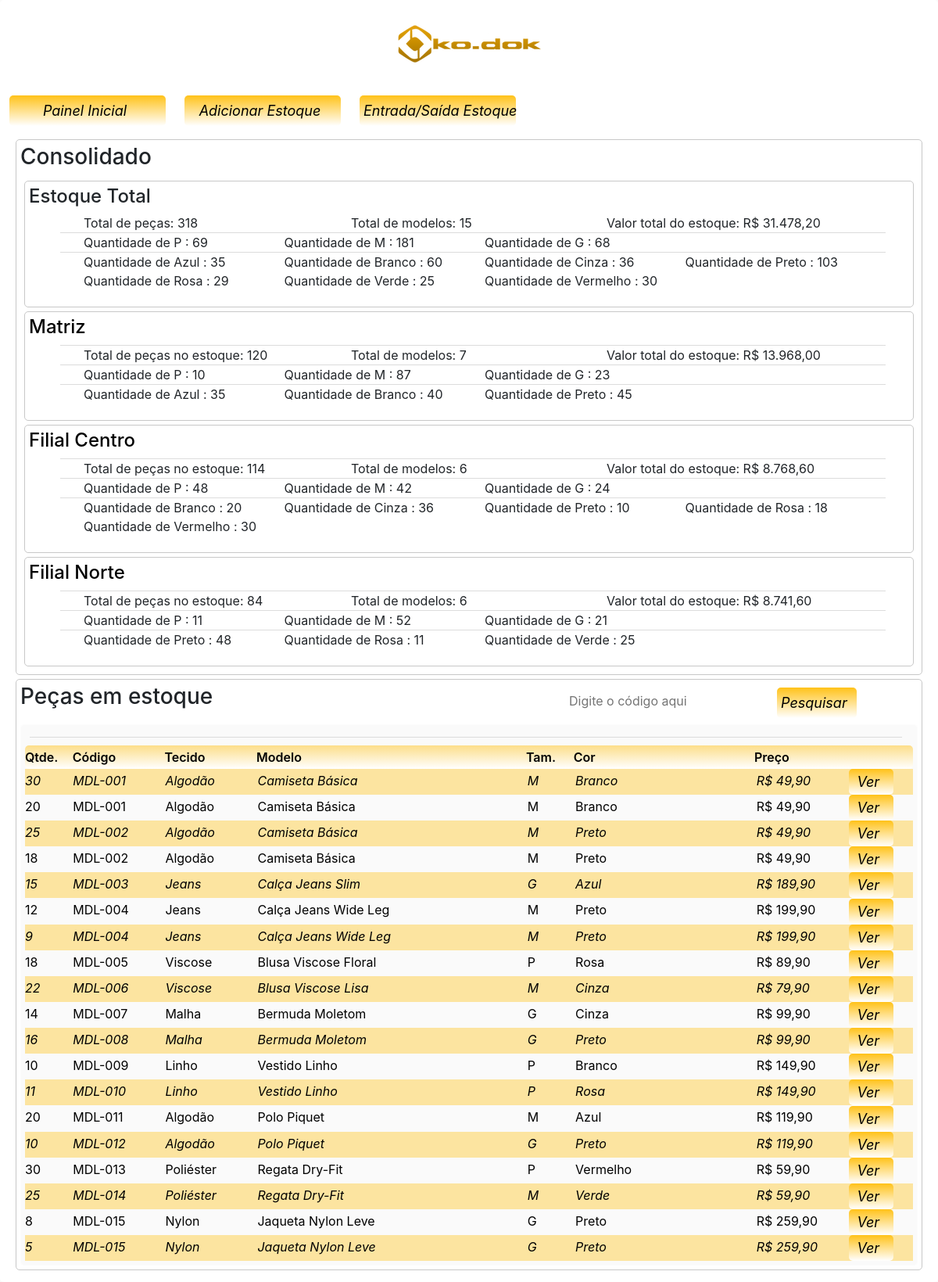
Page /_vw/estoque.php on the committed database.
### tables this page shows
CREATE TABLE IF NOT EXISTS tamanhos (
    tamanho_id INT AUTO_INCREMENT PRIMARY KEY,
    tamanho    VARCHAR(50) NOT NULL
);

CREATE TABLE IF NOT EXISTS cores (
    cor_id INT AUTO_INCREMENT PRIMARY KEY,
    cor    VARCHAR(50) NOT NULL
);

CREATE TABLE IF NOT EXISTS locais (
    local_id    INT AUTO_INCREMENT PRIMARY KEY,
    nome        VARCHAR(100) NOT NULL,
    endereco    VARCHAR(255),
    estado_id   INT,
    numero      VARCHAR(10),
    complemento VARCHAR(255),
    telefone    VARCHAR(20),
    cidade      VARCHAR(100),
    FOREIGN KEY (estado_id) REFERENCES estados(estado_id)
);

CREATE TABLE IF NOT EXISTS estoque (
    estoque_id INT AUTO_INCREMENT PRIMARY KEY,
    codigo     VARCHAR(50)   NOT NULL,
    nome       VARCHAR(100)  NOT NULL,
    quantidade INT           DEFAULT 0,
    preco      DECIMAL(10,2) NOT NULL,
    total      DECIMAL(10,2) DEFAULT 0,
    local_id   INT,
    cor_id     INT,
    tamanho_id INT,
    tecido_id  INT,
    FOREIGN KEY (local_id)   REFERENCES locais(local_id),
    FOREIGN KEY (cor_id)     REFERENCES cores(cor_id),
    FOREIGN KEY (tamanho_id) REFERENCES tamanhos(tamanho_id),
    FOREIGN KEY (tecido_id)  REFERENCES tecidos(tecido_id)
);

CREATE TABLE IF NOT EXISTS tecidos (
    tecido_id INT AUTO_INCREMENT PRIMARY KEY,
    tecido    VARCHAR(100) NOT NULL
);

### _vw/estoque.php (the view, shortened to what the rows shown need)
<?php
    include('../_mdl/access.php');
?>
<!DOCTYPE html>
<html>
    <head>
        <link rel="stylesheet" href="https://stackpath.bootstrapcdn.com/bootstrap/4.1.3/css/bootstrap.min.css">
        <link href="../_css/estilo.css" rel="stylesheet">
    </head>
    <body>
        <div class="container-fluid">
            <div class="box">
                <div class="row box">
                    <div class="col-12">
                        <ul>
                            <div class="row col-12">
                                <?php
                                    $buscar_estoque_tamanho = "SELECT * ";
                                    $buscar_estoque_tamanho .= "FROM tamanhos ";
                                    $buscar_estoque_tamanho .= "ORDER BY tamanho_id ASC ";
                                    $buscando_estoque_tamanho = mysqli_query($conecta,$buscar_estoque_tamanho);
                                    while($resultado_tamanho = mysqli_fetch_assoc($buscando_estoque_tamanho)){
                                        $soma_quantidade = "SELECT sum(quantidade) ";
                                        $soma_quantidade .= "FROM estoque ";
                                        $soma_quantidade .= "WHERE tamanho_id = {$resultado_tamanho['tamanho_id']} ";
                                        $somando_quantidade = mysqli_query($conecta,$soma_quantidade);
                                        if($resultado_quantidade = mysqli_fetch_assoc($somando_quantidade)){
                                            $total_tam = $resultado_quantidade['sum(quantidade)'];
                                        }
                                        if($total_tam == 0){} else {
                                ?>
                                <li class="col-12 col-md-6 col-lg-3">Quantidade de <?php echo $resultado_tamanho['tamanho'] ?> : <?php echo $total_tam ?></li>
                                <?php
                                        }
                                    }
                                ?>
                            </div>
                            <div class="row col-12">
                                <?php
                                    $buscar_estoque_cores = "SELECT * ";
                                    $buscar_estoque_cores .= "FROM cores ";
                                    $buscar_estoque_cores .= "ORDER BY cor ASC ";
                                    $buscando_estoque_cores = mysqli_query($conecta,$buscar_estoque_cores);
                                    while($resultado_cores = mysqli_fetch_assoc($buscando_estoque_cores)){
                                        $soma_quantidad = "SELECT sum(quantidade) ";
                                        $soma_quantidad .= "FROM estoque ";
                                        $soma_quantidad .= "WHERE cor_id = {$resultado_cores['cor_id']} ";
                                        $somando_quantidad = mysqli_query($conecta,$soma_quantidad);
                                        if($resultado_quantidad = mysqli_fetch_array($somando_quantidad)){
                                            $total_cores = $resultado_quantidad['sum(quantidade)'];
                                        }
                                        if($total_cores == 0){} else {
                                ?>
                                <li class="col-12 col-md-4 col-lg-3">Quantidade de <?php echo $resultado_cores['cor'] ?> : <?php echo $total_cores ?></li>
                                <?php
                                        }
                                    }
                                ?>
                            </div>
                        </ul>
                    </div>
                </div>
                <?php
                    $buscar_lojas = "SELECT * ";
                    $buscar_lojas .= "FROM locais ";
                    $buscar_lojas .= "ORDER BY local_id ";
                    $buscando_lojas = mysqli_query($conecta,$buscar_lojas);
                    while($resultado_locais = mysqli_fetch_assoc($buscando_lojas)){
                        $id_do_local = $resultado_locais['local_id'];
                ?>
                <div class="row box">
                    <div class="row col-12">
                        <?php
                                $local_estoque = "SELECT * ";
                                $local_estoque .= "FROM locais ";
                                $local_estoque .= "WHERE local_id = {$id_do_local} ";
                                $lista_estoque_local = mysqli_query($conecta, $local_estoque);
                                $list_estoque_local = mysqli_fetch_assoc($lista_estoque_local);
                                if($local_estoque_id = $resultado_locais['local_id']){
                                    $local_estoque_nome = utf8_encode($list_estoque_local['nome']);
                                }
                            ?>
                        <a href="estoque-local.php?local=<?php echo $local_estoque_id ?>">
                            <h4>
                                <?php echo $local_estoque_nome ?>
                        </h4>
                        </a>
                    </div>
                    <div class="col-12">
                        <ul>
                            <div class="row col-12 line"></div>
                            <div class="row col-12">
                                <?php
                                    $soma_quantidade = "SELECT sum(quantidade) ";
                                    $soma_quantidade .= "FROM estoque ";
                                    $soma_quantidade .= "WHERE local_id = {$id_do_local} ";
                                    $somando_quantidade = mysqli_query($conecta,$soma_quantidade);
                                    $resultado_quantidade = mysqli_num_rows($somando_quantidade);
                                    if($resultado_quantidade = mysqli_fetch_array($somando_quantidade)){
                                        $total_pecas_estoque = $resultado_quantidade['sum(quantidade)'];
                                    }
                                    $info_estoque = "SELECT * ";
                                    $info_estoque .= "FROM estoque ";
                                    $info_estoque .= "WHERE local_id = {$id_do_local} ";
                                    $buscar_info_estoque = mysqli_query($conecta,$info_estoque);
                                    $quantidade_modelos_estoque = mysqli_num_rows($buscar_info_estoque);
                                ?>
                                <li class="col-12 col-md-4 col-lg-4">Total de peças no estoque: <?php echo $resultado_quantidade['sum(quantidade)']; ?></li>
                                <li class="col-12 col-md-4 col-lg-4">Total de modelos: <?php echo $quantidade_modelos_estoque ?></li>
                                <?php
                                    $valor_total_local = "SELECT sum(total) ";
                                    $valor_total_local .= "FROM estoque ";
                                    $valor_total_local .= "WHERE local_id = {$id_do_local} ";
                                    $query_valores = mysqli_query($conecta,$valor_total_local);
                                        while($info_query = mysqli_fetch_assoc($query_valores)){
                                            $valor_total = $info_query['sum(total)'];
                                        }
                                ?>
                                <li class="float-right">Valor total do estoque: <?php echo 'R$ ' . number_format($valor_total, 2, ',', '.'); ?></li>
                            </div>
                            <div class="row col-12 line"></div>
                            <div class="row col-12">
                                <?php
                                    $buscar_estoque_tamanho = "SELECT * ";
                                    $buscar_estoque_tamanho .= "FROM tamanhos ";
                                    $buscar_estoque_tamanho .= "ORDER BY tamanho_id ASC ";
                                    $buscando_estoque_tamanho = mysqli_query($conecta,$buscar_estoque_tamanho);
                                    while($resultado_tamanho = mysqli_fetch_assoc($buscando_estoque_tamanho)){
                                        $soma_quantidade = "SELECT sum(quantidade) ";
                                        $soma_quantidade .= "FROM estoque ";
                                        $soma_quantidade .= "WHERE local_id = {$id_do_local} AND tamanho_id = {$resultado_tamanho['tamanho_id']} ";
                                        $somando_quantidade = mysqli_query($conecta,$soma_quantidade);
                                        if($resultado_quantidade = mysqli_fetch_array($somando_quantidade)){
                                            $total_tam = $resultado_quantidade['sum(quantidade)'];
                                        }
                                        if($total_tam == 0){} else {
                                ?>
                                <li class="col-12 col-md-6 col-lg-3">Quantidade de <?php echo $resultado_tamanho['tamanho'] ?> : <?php echo $total_tam ?></li>
                                <?php
                                        }
                                    }
                                ?>
                            </div>
                            <div class="row col-12 line"></div>
                            <div class="row col-12">
                                <?php
                                    $buscar_estoque_cores = "SELECT * ";
                                    $buscar_estoque_cores .= "FROM cores ";
                                    $buscar_estoque_cores .= "ORDER BY cor ASC ";
                                    $buscando_estoque_cores = mysqli_query($conecta,$buscar_estoque_cores);
                                    while($resultado_cores = mysqli_fetch_assoc($buscando_estoque_cores)){
                                        $soma_quantidad = "SELECT sum(quantidade) ";
                                        $soma_quantidad .= "FROM estoque ";
                                        $soma_quantidad .= "WHERE local_id = {$id_do_local} AND cor_id = {$resultado_cores['cor_id']} ";
                                        $somando_quantidad = mysqli_query($conecta,$soma_quantidad);
                                        if($resultado_quantidad = mysqli_fetch_array($somando_quantidad)){
                                            $total_cores = $resultado_quantidad['sum(quantidade)'];
                                        }
                                        if($total_cores == 0){} else {
                                ?>
                                <li class="col-12 col-md-4 col-lg-3">Quantidade de <?php echo $resultado_cores['cor'] ?> : <?php echo $total_cores ?></li>
                                <?php
                                        }
                                    }
                                ?>
                            </div>
                        </ul>
                    </div>
                </div>
                <?php
                    }
                ?>
            </div>
            <div class="box">
                    <div class="row box col-12 estoque">
                    <?php
                        if(isset($_GET['pesquisa'])){
                            $est_local = $_GET['local'];
                            $pesquisa = $_GET['pesquisa'];
                            $buscar_estoque_local = "SELECT * ";
                            $buscar_estoque_local .= "FROM estoque ";
                            $buscar_estoque_local .= "WHERE codigo LIKE '%{$pesquisa}%' ";
                            $buscar_estoque_local .= "ORDER BY codigo ASC ";
                        } else {
                            $buscar_estoque_local = "SELECT * ";
                            $buscar_estoque_local .= "FROM estoque ";
                            $buscar_estoque_local .= "ORDER BY codigo ASC ";
                        }
                    $buscando_estoque_local = mysqli_query($conecta,$buscar_estoque_local);
                    while($resultado_estoque = mysqli_fetch_assoc($buscando_estoque_local)){
                        $codigo_ref = $resultado_estoque['codigo'];
                        $qtde_estoq = $resultado_estoque['quantidade'];
                        $valores    = $resultado_estoque['preco'];
                        $nome_model = utf8_encode($resultado_estoque['nome']);
                        $tec_id     = $resultado_estoque['tecido_id'];
                        $tam_id     = $resultado_estoque['tamanho_id'];
                        $color_id   = $resultado_estoque['cor_id'];
                        $tec_item = "SELECT * ";
                        $tec_item .= "FROM tecidos ";
                        $tec_item .= "WHERE tecido_id = '{$tec_id}' ";
                        $resultado_tec_item = mysqli_query($conecta, $tec_item);
                        if($resultado_tec_item){
                            $result_tec_item = mysqli_fetch_assoc($resultado_tec_item);
                            $mostrar_tec_item = utf8_encode($result_tec_item['tecido']);
                        }
                        $tam_item = "SELECT * ";
                        $tam_item .= "FROM tamanhos ";
                        $tam_item .= "WHERE tamanho_id = '{$tam_id}' ";
                        $resultado_tam_item = mysqli_query($conecta, $tam_item);
                        if($resultado_tam_item){
                            $result_tam_item = mysqli_fetch_assoc($resultado_tam_item);
                            $mostrar_tam_item = utf8_encode($result_tam_item['tamanho']);
                        }
                        $cor_item = "SELECT * ";
                        $cor_item .= "FROM cores ";
                        $cor_item .= "WHERE cor_id = '{$color_id}' ";
                        $resultado_cor_item = mysqli_query($conecta, $cor_item);
                        if($resultado_cor_item){
                            $result_cor_item = mysqli_fetch_assoc($resultado_cor_item);
                            $mostrar_cor_item = utf8_encode($result_cor_item['cor']);
                        }
                    ?>
                    <ul>
                        <li><?php echo $qtde_estoq ?></li>
                        <li><?php echo $codigo_ref ?></li>
                        <li><?php echo $mostrar_tec_item ?></li>
                        <li><?php echo $nome_model ?></li>
                        <li><?php echo $mostrar_tam_item ?></li>
                        <li><?php echo $mostrar_cor_item ?></li>
                        <li><?php echo 'R$ ' . number_format($valores, 2, ',', '.'); ?></li>
                        <a href='modelo.php?codigo=<?php echo $codigo_ref ?>'><li class='btn'>Ver</li></a>
                    </ul>
                    <?php
                    }
                    ?>
                </div>
            </div>
        </div>
    </body>
</html>

### rows in the picture
tamanhos: tamanho "P", total_tam "69", total_tam "10", total_tam "48", total_tam "11"
tamanhos: tamanho "M", total_tam "181", total_tam "87", total_tam "42", total_tam "52"
tamanhos: tamanho "G", total_tam "68", total_tam "23", total_tam "24", total_tam "21"
cores: cor "Azul", total_cores "35"
cores: cor "Branco", total_cores "60", total_cores "40", total_cores "20"
cores: cor "Cinza", total_cores "36"
cores: cor "Preto", total_cores "103", total_cores "45", total_cores "10", total_cores "48"
cores: cor "Rosa", total_cores "29", total_cores "18", total_cores "11"
cores: cor "Verde", total_cores "25"
cores: cor "Vermelho", total_cores "30"
locais: nome "Matriz", sum "120", quantidade_modelos_estoque "7", valor_total "13.968,00"
locais: nome "Filial Centro", sum "114", quantidade_modelos_estoque "6", valor_total "8.768,60"
locais: nome "Filial Norte", sum "84", quantidade_modelos_estoque "6", valor_total "8.741,60"
estoque: quantidade "30", codigo "MDL-001", tecido.tecido "Algodão", nome "Camiseta Básica", tamanho.tamanho "M", cor.cor "Branco", preco "49,90"
estoque: quantidade "20", codigo "MDL-001", tecido.tecido "Algodão", nome "Camiseta Básica", tamanho.tamanho "M", cor.cor "Branco", preco "49,90"
estoque: quantidade "25", codigo "MDL-002", tecido.tecido "Algodão", nome "Camiseta Básica", tamanho.tamanho "M", cor.cor "Preto", preco "49,90"
estoque: quantidade "18", codigo "MDL-002", tecido.tecido "Algodão", nome "Camiseta Básica", tamanho.tamanho "M", cor.cor "Preto", preco "49,90"
estoque: quantidade "15", codigo "MDL-003", tecido.tecido "Jeans", nome "Calça Jeans Slim", tamanho.tamanho "G", cor.cor "Azul", preco "189,90"
estoque: quantidade "12", codigo "MDL-004", tecido.tecido "Jeans", nome "Calça Jeans Wide Leg", tamanho.tamanho "M", cor.cor "Preto", preco "199,90"
estoque: quantidade "9", codigo "MDL-004", tecido.tecido "Jeans", nome "Calça Jeans Wide Leg", tamanho.tamanho "M", cor.cor "Preto", preco "199,90"
estoque: quantidade "18", codigo "MDL-005", tecido.tecido "Viscose", nome "Blusa Viscose Floral", tamanho.tamanho "P", cor.cor "Rosa", preco "89,90"
estoque: quantidade "22", codigo "MDL-006", tecido.tecido "Viscose", nome "Blusa Viscose Lisa", tamanho.tamanho "M", cor.cor "Cinza", preco "79,90"
estoque: quantidade "14", codigo "MDL-007", tecido.tecido "Malha", nome "Bermuda Moletom", tamanho.tamanho "G", cor.cor "Cinza", preco "99,90"
estoque: quantidade "16", codigo "MDL-008", tecido.tecido "Malha", nome "Bermuda Moletom", tamanho.tamanho "G", cor.cor "Preto", preco "99,90"
estoque: quantidade "10", codigo "MDL-009", tecido.tecido "Linho", nome "Vestido Linho", tamanho.tamanho "P", cor.cor "Branco", preco "149,90"
estoque: quantidade "11", codigo "MDL-010", tecido.tecido "Linho", nome "Vestido Linho", tamanho.tamanho "P", cor.cor "Rosa", preco "149,90"
estoque: quantidade "20", codigo "MDL-011", tecido.tecido "Algodão", nome "Polo Piquet", tamanho.tamanho "M", cor.cor "Azul", preco "119,90"
estoque: quantidade "10", codigo "MDL-012", tecido.tecido "Algodão", nome "Polo Piquet", tamanho.tamanho "G", cor.cor "Preto", preco "119,90"
estoque: quantidade "30", codigo "MDL-013", tecido.tecido "Poliéster", nome "Regata Dry-Fit", tamanho.tamanho "P", cor.cor "Vermelho", preco "59,90"
estoque: quantidade "25", codigo "MDL-014", tecido.tecido "Poliéster", nome "Regata Dry-Fit", tamanho.tamanho "M", cor.cor "Verde", preco "59,90"
estoque: quantidade "8", codigo "MDL-015", tecido.tecido "Nylon", nome "Jaqueta Nylon Leve", tamanho.tamanho "G", cor.cor "Preto", preco "259,90"
estoque: quantidade "5", codigo "MDL-015", tecido.tecido "Nylon", nome "Jaqueta Nylon Leve", tamanho.tamanho "G", cor.cor "Preto", preco "259,90"

### other values in the picture
$resultado_estoque['sum(quantidade)'] "318"
$resultado_modelos['TOTAL'] "15"
$resultado_estoque['sum(total)'] "31.478,20"
